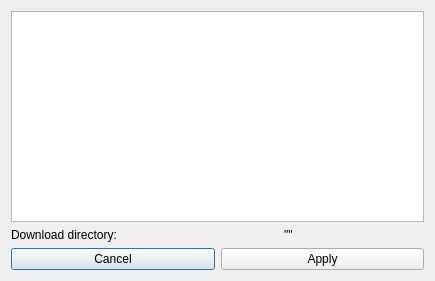
<?xml version="1.0" encoding="UTF-8"?>
<ui version="4.0">
 <class>SecondSettingsWindow</class>
 <widget class="QDialog" name="SecondSettingsWindow">
  <property name="geometry">
   <rect>
    <x>0</x>
    <y>0</y>
    <width>435</width>
    <height>281</height>
   </rect>
  </property>
  <property name="windowTitle">
   <string>Dialog</string>
  </property>
  <layout class="QGridLayout" name="gridLayout">
   <item row="0" column="0" colspan="2">
    <widget class="QTreeView" name="tree"/>
   </item>
   <item row="1" column="0">
    <widget class="QLabel" name="label">
     <property name="text">
      <string>Download directory:</string>
     </property>
    </widget>
   </item>
   <item row="1" column="1">
    <widget class="QLabel" name="directoryLabel">
     <property name="text">
      <string>                   &quot;&quot;</string>
     </property>
    </widget>
   </item>
   <item row="2" column="0">
    <widget class="QPushButton" name="cancelButton">
     <property name="text">
      <string>Cancel</string>
     </property>
    </widget>
   </item>
   <item row="2" column="1">
    <widget class="QPushButton" name="applyButton">
     <property name="text">
      <string>Apply</string>
     </property>
    </widget>
   </item>
  </layout>
 </widget>
 <resources/>
 <connections/>
</ui>
